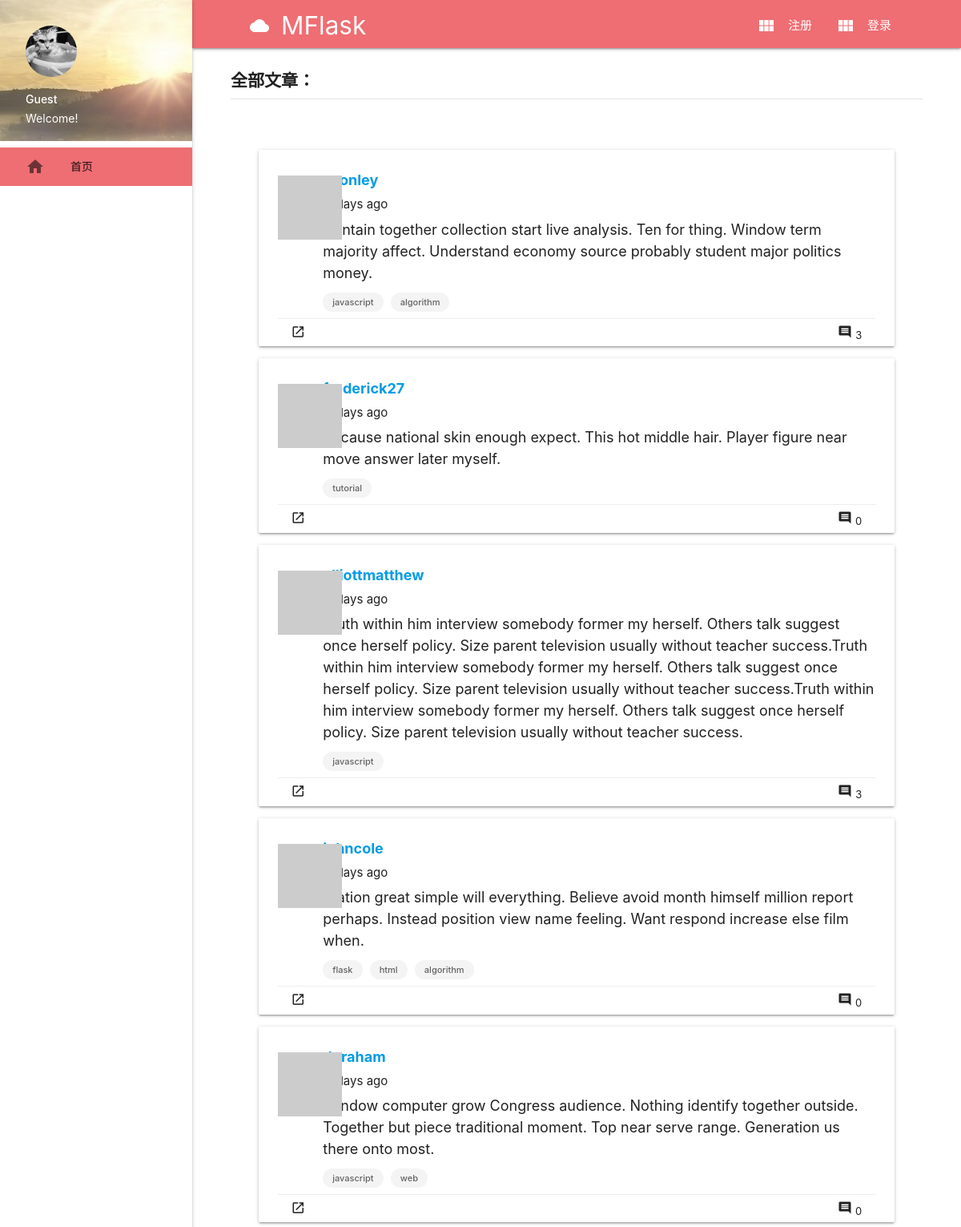
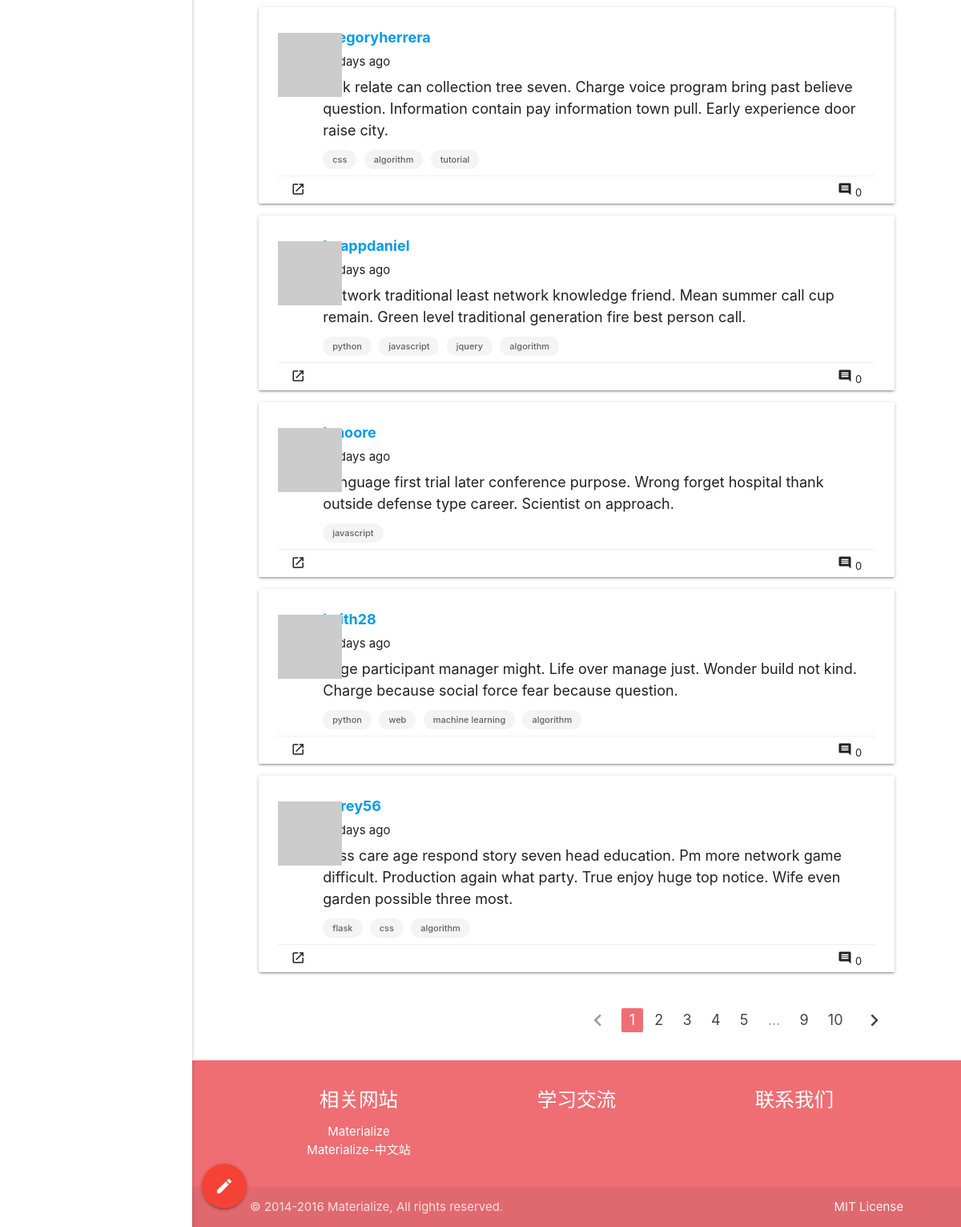
Screenshot of /all with the database file from the repository (2 pictures, top to bottom).
### app/models.py (models this page shows, shortened)
class Post(db.Model):
    __tablename__ = 'posts'
    id = db.Column(db.Integer, primary_key=True)
    body = db.Column(db.Text)
    timestamp = db.Column(db.DateTime, index=True, default=datetime.utcnow)
    author_id = db.Column(db.Integer, db.ForeignKey('users.id'))
    rank = db.Column(db.Float, default=0, index=True)
    comments = db.relationship('Comment', backref='post', lazy='dynamic')
    tags = db.relationship('Tag',
                           secondary=posttags,
                           backref=db.backref('posts', lazy='dynamic'),
                           lazy='dynamic')

class User(UserMixin, db.Model):
    __tablename__ = 'users'
    id = db.Column(db.Integer, primary_key=True)
    email = db.Column(db.String(64), unique=True, index=True)
    username = db.Column(db.String(64), unique=True, index=True)
    role_id = db.Column(db.Integer, db.ForeignKey('roles.id'))
    password_hash = db.Column(db.String(128))
    confirmed = db.Column(db.Boolean, default=False)
    name = db.Column(db.String(64))
    location = db.Column(db.String(64))
    about_me = db.Column(db.Text())
    member_since = db.Column(db.DateTime(), default=datetime.utcnow)
    last_seen = db.Column(db.DateTime(), default=datetime.utcnow)
    avatar_hash = db.Column(db.String(32))
    posts = db.relationship('Post', backref='author', lazy='dynamic')
    followed = db.relationship('Follow',
                               foreign_keys=[Follow.follower_id],
                               backref=db.backref('follower', lazy='joined'),
                               lazy='dynamic',
                               cascade='all, delete-orphan')
    followers = db.relationship('Follow',
                                foreign_keys=[Follow.followed_id],
                                backref=db.backref('followed', lazy='joined'),
                                lazy='dynamic',
                                cascade='all, delete-orphan')
    comments = db.relationship('Comment', backref='author', lazy='dynamic')
    collections = db.relationship('Post',
                                  secondary=collect,
                                  backref=db.backref('collectors', lazy='dynamic'),
                                  lazy='dynamic')
    liked_posts = db.relationship('Post',
                                  secondary=like,
                                  backref=db.backref('likers', lazy='dynamic'),
                                  lazy='dynamic')
    items = db.relationship('Item', backref='author', cascade='all')
    @property
    def password(self):
        raise AttributeError('password is not a readable attribute')
    def gravatar(self, size=100, default='identicon', rating='g'):
        url = 'https://secure.gravatar.com/avatar'
        hash = self.avatar_hash or self.gravatar_hash()
        return '{url}/{hash}?s={size}&d={default}&r={rating}'.format(
            url=url, hash=hash, size=size, default=default, rating=rating)
    def collect(self, post):
        if not self.is_collecting(post):
            self.collections.append(post)
            db.session.add(self)
    def like(self, post):
        if not self.is_liking(post):
            self.liked_posts.append(post)
            db.session.add(self)

class Tag(db.Model):
    __tablename__ = 'tags'
    id = db.Column(db.Integer, primary_key=True)
    name = db.Column(db.String(64))
    rank = db.Column(db.Integer, default=0)

### app/main/views.py (the view, shortened to what this page needs)
@main.route('/', methods=['GET', 'POST'])
@main.route('/all', methods=['GET', 'POST'])
def index():
    form=PostForm()
    page = request.args.get('page', 1, type=int)
    pagination = Post.query.order_by(Post.timestamp.desc()).paginate(
        page, per_page=current_app.config['FLASKY_POSTS_PER_PAGE'], error_out=False)
    posts = pagination.items
    return render_template('index.html', form=form, posts=posts, pagination=pagination, endpoint='.index', title='全部')

### app/auth/views.py (called while the page is built)
@auth.before_app_request
def before_request():
    if current_user.is_authenticated:
        current_user.ping()
        if not current_user.confirmed \
                and request.endpoint \
                and request.blueprint != 'auth'\
                and request.endpoint != 'static':
            return redirect(url_for('auth.unconfirmed'))

### app/main/__init__.py (called while the page is built)
@main.app_context_processor
def inject_permissions():
    return dict(Permission=Permission)

### app/models.py (called while the page is built)
    def can(self, permissions):
        return False

    def is_administrator(self):
        return False

### app/templates/index.html (shortened to what this page needs)
{% extends "base.html" %}
{% import "_macros.html" as macros %}
{% block content %}
<main>
    <div class="container">
        <div class="fixed-action-btn horizontal">
            <a class="btn-floating btn-large waves-effect waves-light red modal-trigger"  href="#post-form">
                <i class="large material-icons">mode_edit</i>
            </a>
        </div>
    </div>
    <div class="row page-header">
            <p>{{ title }}文章：</p>
    </div>
    <div class="container">
        <div class="row">
            <ul class="col s12 m12 l12 posts">
                {% for post in posts %}
                {% include '_post.html' %}
                {% endfor %}
            </ul>
            {% if pagination %}
            <div class="col s12 m12 l12 pagination">
                {{ macros.pagination_widget(pagination, endpoint) }}
            </div>
            {% endif %}
        </div>
    </div>
</main>
{% endblock %}

### app/templates/_post.html (shortened to what this page needs)
<div class="card post-card">
    <div class="post-thumbnail">
        <a href="{{ url_for('.user', username=post.author.username) }}">
            <img class="profile-thumbnail" src="{{ post.author.gravatar(size=40) }}">
        </a>
    </div>
    <div class="post-content">
        <div class="post-author"><a href="{{ url_for('.user', username=post.author.username) }}">{{ post.author.username }}</a></div>
        <div class="post-date">{{ moment(post.timestamp).fromNow() }}</div>
        <div class="post-body">{{ post.body }}</div>
        {% for tag in post.tags %}
        <a href="{{ url_for('.tag', tagname=tag.name) }}" class="chip">{{ tag.name }}</a>
        {% endfor %}
    </div>
    <div class="post-footer">
        <ul class="">
            <a class="waves-effect waves-teal btn-small btn-flat" href="{{ url_for('.post', id=post.id) }}">
                <i class="material-icons">launch</i>
            </a>
            <a class="waves-effect waves-teal btn-small btn-flat right" href="{{ url_for('.post', id=post.id) }}">
                <i class="material-icons" id="collect-btn">comment</i>
                <span class="comment-num">{{ post.comments.count() }}</span>
            </a>
        </ul>
    </div>
</div>

### app/static/css/styles.css (style rules this page uses)
header, main, footer { padding-left: 240px; }
.container { width: 85%; }
div.page-header { width: 90%; margin-top: 20px; padding-bottom: 20px; margin-bottom: 0; }
div.page-header p { border-bottom: 1px solid #e4e4e4; padding-bottom: 6px; font-size: 1.4em; font-weight: bold; }
body { display: flex; min-height: 100vh; flex-direction: column; }
main { flex: 1 0 auto; }
div.post-card { padding: 24px 24px 2px 24px; }
div.post-thumbnail { position: absolute; top:32px; }
div.post-content { padding-left: 56px; }
div.post-content div { padding-bottom: 6px; }
div.post-content .chip { height: 24px; line-height: 24px; margin-top: 5px; margin-bottom: 0; font-size: 11px; background-color: #f4f4f4; }
div.post-author { font-size: 1.2em; font-weight: bold; }
div.post-body { font-size: 1.2em; }
div.post-footer { border-top: 1px solid #eeeeee; margin-top: 8px; }
div.post-footer ul { margin-bottom: 0px; margin-top: 0px; }
div.post-footer .waves-effect { background-color: #fff; color: #212121 }
.fixed-action-btn { right: auto; margin-left: -5%; }

### rows the page displays
Post: author.username "sconley", timestamp "11 days ago", body "Contain together collection start live analysis. Ten for thing. Window term majority affect. Understand economy source probably student major politics money.", comments.count "3"
Tag: name "javascript"
Tag: name "algorithm"
Post: author.username "frederick27", timestamp "11 days ago", body "Because national skin enough expect. This hot middle hair. Player figure near move answer later myself.", comments.count "0"
Tag: name "tutorial"
Post: author.username "elliottmatthew", timestamp "11 days ago", body "Truth within him interview somebody former my herself. Others talk suggest once herself policy. Size parent television usually without teacher success.Truth within him interview somebody former my herself. Others talk suggest once herself policy. Size parent television usually without teacher success.Truth within him interview somebody former my herself. Others talk suggest once herself policy. Size parent television usually without teacher success.", comments.count "3"
Post: author.username "johncole", timestamp "11 days ago", body "Station great simple will everything. Believe avoid month himself million report perhaps. Instead position view name feeling. Want respond increase else film when.", comments.count "0"
Tag: name "flask"
Tag: name "html"
Post: author.username "dgraham", timestamp "11 days ago", body "Window computer grow Congress audience. Nothing identify together outside. Together but piece traditional moment. Top near serve range. Generation us there onto most.", comments.count "0"
Tag: name "web"
Post: author.username "gregoryherrera", timestamp "12 days ago", body "Talk relate can collection tree seven. Charge voice program bring past believe question. Information contain pay information town pull. Early experience door raise city.", comments.count "0"
Tag: name "css"
Post: author.username "knappdaniel", timestamp "12 days ago", body "Network traditional least network knowledge friend. Mean summer call cup remain. Green level traditional generation fire best person call.", comments.count "0"
Tag: name "python"
Tag: name "jquery"
Post: author.username "kmoore", timestamp "12 days ago", body "Language first trial later conference purpose. Wrong forget hospital thank outside defense type career. Scientist on approach.", comments.count "0"
Post: author.username "keith28", timestamp "13 days ago", body "Edge participant manager might. Life over manage just. Wonder build not kind. Charge because social force fear because question.", comments.count "0"
Tag: name "machine learning"
Post: author.username "corey56", timestamp "13 days ago", body "Miss care age respond story seven head education. Pm more network game difficult. Production again what party. True enjoy huge top notice. Wife even garden possible three most.", comments.count "0"

### other values shown
{{ title }} "全部"
{{ p }} "1"
{{ p }} "2" "3" "4" "5" "9" "10"
